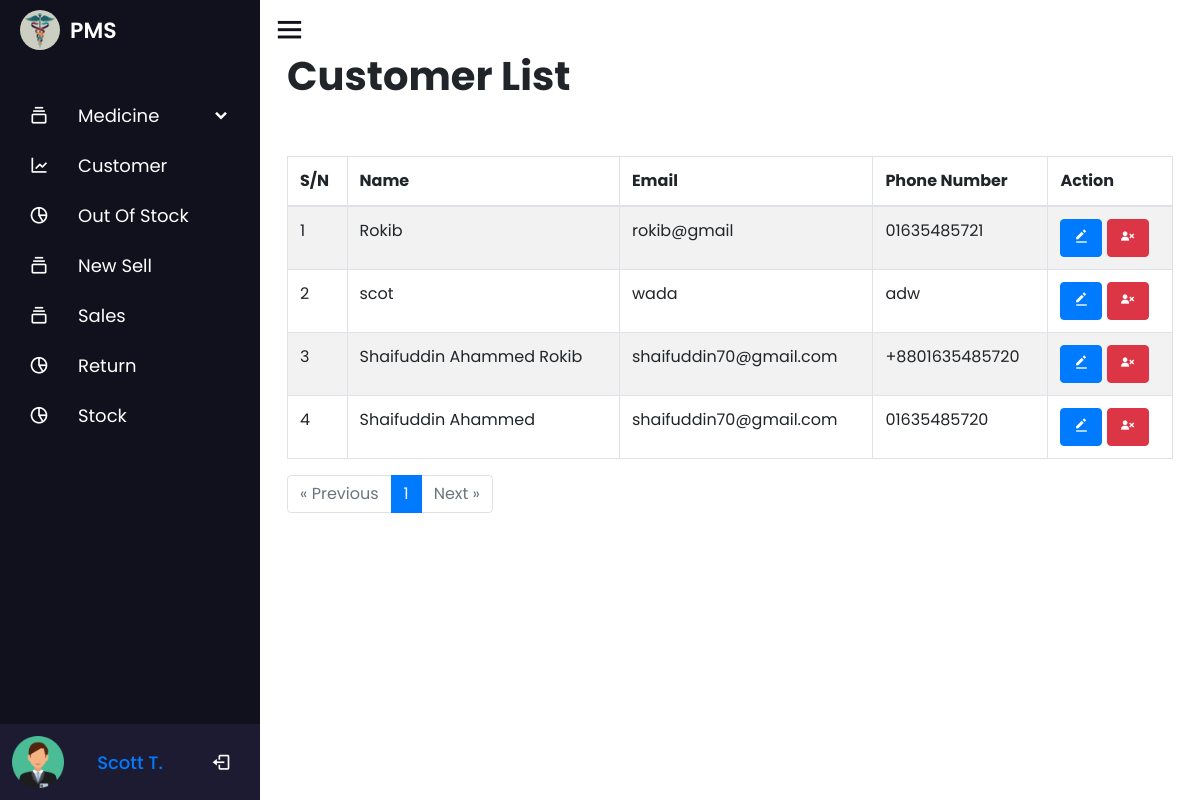
/customer.php (signed in), run on an earlier commit of the app's database.
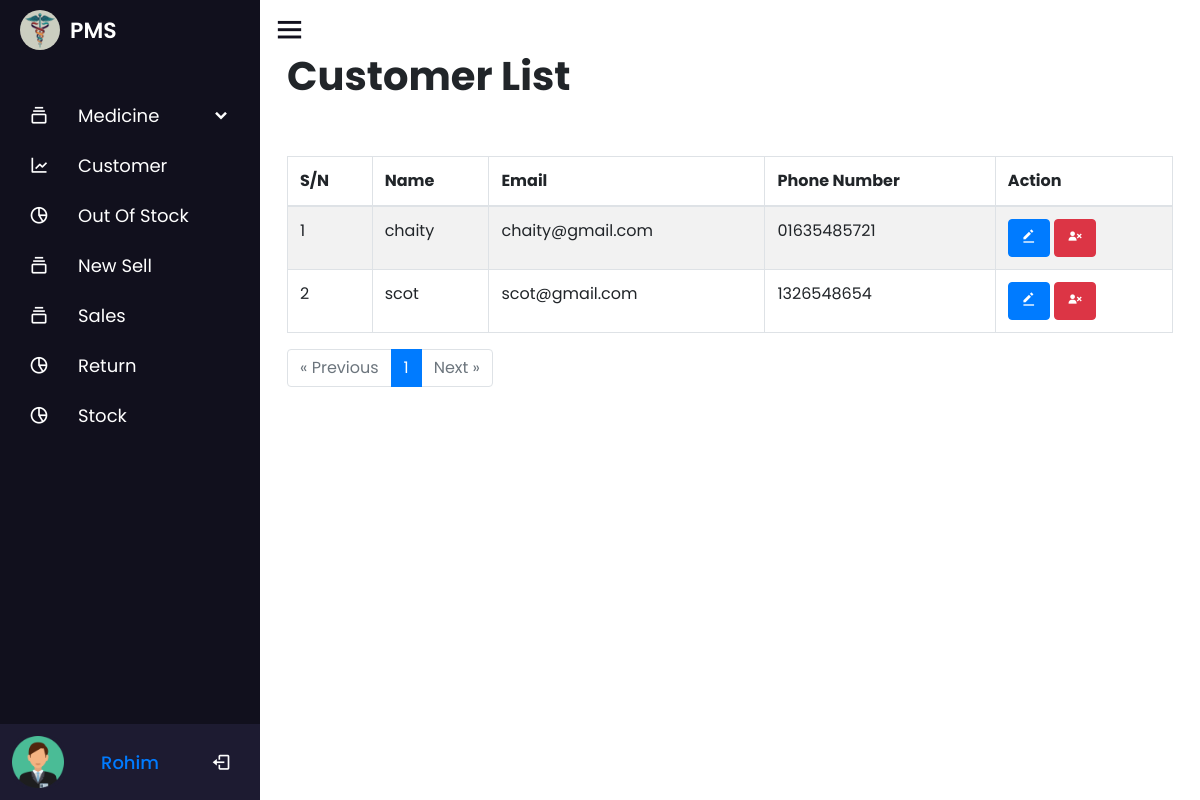
And on a later commit of the database.
### tables this page shows
CREATE TABLE `employee` (
  `id` int(100) NOT NULL COMMENT 'ID',
  `name` varchar(100) NOT NULL COMMENT 'Name',
  `number` int(100) NOT NULL COMMENT 'Number',
  `email` varchar(100) NOT NULL COMMENT 'Email',
  `password` varchar(100) NOT NULL,
  `role` int(10) NOT NULL,
  `date` timestamp NOT NULL DEFAULT current_timestamp()
);

CREATE TABLE `customer` (
  `customer_id` int(11) NOT NULL,
  `customer_name` varchar(100) NOT NULL,
  `customer_email` varchar(100) NOT NULL,
  `customer_number` varchar(100) NOT NULL,
  `date` timestamp NOT NULL DEFAULT current_timestamp()
);

### customer.php (the view, shortened to what the changed rows need)
<?php
include 'nav/nav.php';
$results_per_page = 10;
$offset = 0;
if (isset($_GET['page']) && is_numeric($_GET['page'])) {
    $page = $_GET['page'];
    $offset = ($page - 1) * $results_per_page;
} else {
    $page = 1;
}
$query = "SELECT * FROM customer LIMIT $offset, $results_per_page";
$data = mysqli_query($conn, $query);
$total_results_query = mysqli_query($conn, "SELECT COUNT(*) AS total FROM customer");
$total_results_row = mysqli_fetch_assoc($total_results_query);
$total_results = $total_results_row['total'];
$total_pages = ceil($total_results / $results_per_page);
?>
<div class="container">
    <div class="title">
        <h1 class="font-weight-bold">Customer List</h1>
    </div>
    <table id="zctb" class="display table table-striped table-bordered table-hover" cellspacing="0" width="100%">
        <thead>
            <tr>
                <th>S/N</th>
                <th>Name</th>
                <th>Email</th>
                <th>Phone Number</th>
                <th>Action</th>
            </tr>
        </thead>
        <tbody>
            <?php
            $c = $offset + 1;
            if ($total_results > 0) {
                while ($result = mysqli_fetch_assoc($data)) {
                    echo '
                    <tr>
                        <td>' . $c . '</td>
                        <td>' . $result['customer_name'] . '</td>
                        <td>' . $result['customer_email'] . '</td>
                        <td>' . $result['customer_number'] . '</td>
                        <td>
                            <a href="customer_update.php?updateid=' . $result['customer_id'] . '" class="text-light"><button class="btn btn-primary"><i class="bx bxs-edit-alt"></i></button></a>
                            <a href="customer.php?deleteid=' . $result['customer_id'] . '" class="text-light"><button class="btn btn-danger"><i class="bx bxs-user-x"></i></button></a>
                        </td>
                    </tr>';
                    $c++;
                }
            } else {
                echo "<tr><td colspan='5'>No records Found</td></tr>";
            }
            ?>
        </tbody>
    </table>
    <?php
    echo '<div class="pagination">';
    echo '<ul class="pagination">';
    for ($i = 1; $i <= $total_pages; $i++) {
        if ($i == $page) {
            echo '<li class="page-item active"><span class="page-link">' . $i . '</span></li>';
        } else {
            echo '<li class="page-item"><a class="page-link" href="?page=' . $i . '">' . $i . '</a></li>';
        }
    }
    echo '</ul>';
    echo '</div>';
    include 'nav/footer.php';
    ?>

### nav/nav.php (shortened to what the changed rows need)
<?php
$db = new dbObj();
$conn =  $db->getConnstring();
$c = 0;
$p = 0;
?>
<!DOCTYPE html>
<html lang="en" dir="ltr">
<head>
  <link rel="stylesheet" href="nav/style.css">
  <link rel="stylesheet" href="css/bootstrap.min.css">
  <link rel="stylesheet" href="https://unicons.iconscout.com/release/v4.0.0/css/line.css">
  <link href='https://unpkg.com/boxicons@2.0.7/css/boxicons.min.css' rel='stylesheet'>
  <link rel="stylesheet" href="https://unicons.iconscout.com/release/v4.0.8/css/line.css">
  <link rel="stylesheet" href="https://cdnjs.cloudflare.com/ajax/libs/font-awesome/4.7.0/css/font-awesome.min.css">
  <link rel="stylesheet" href="//code.jquery.com/ui/1.13.2/themes/base/jquery-ui.css">
</head>
<body>
  <div class="sidebar">
    <?php
        if (isset($_SESSION['admin'])) {
            echo '
            <ul class="nav-links">
            <li>
                <a href="dashboard.php">
                <i class="bx bx-grid-alt"></i>
                <span class="link_name">Dashboard</span>
                </a>
                <ul class="sub-menu blank">
                <li><a class="link_name" href="dashboard.php">Dashboard</a></li>
                </ul>
            </li>
            <li>
                <a href="purchase_request.php">
                <i class="bx bx-grid-alt"></i>
                <span class="link_name">Purchase Request</span>';
                if ($p != 0) {
                    echo '<span style="position: absolute; top: -0.1px;left: 235px;padding: 0.1px 9px;border-radius: 50%;background: red;color: white;">' . $p . '</span>';
                }
            echo '</a>
                <ul class="sub-menu blank">
                <li><a class="link_name" href="purchase_request.php">Purchase Request</a></li>
                </ul>
            </li>
            <li>
                <div class="iocn-link">
                <a href="medicine_details.php">
                    <i class="bx bx-collection"></i>
                    <span class="link_name">Medicine</span>
                </a>
                <i class="bx bxs-chevron-down arrow"></i>
                </div>
                <ul class="sub-menu">
                <li><a class="link_name" href="medicine_details.php">Medicine</a></li>
                <li><a href="catagory.php">Catagory</a></li>
                <li><a href="brand.php">Brand</a></li>
                <li><a href="generic.php">Generic</a></li>
                </ul>
            </li>
            <li>
            <a href="customer.php">
              <i class="bx bx-line-chart"></i>
              <span class="link_name">Customer</span>
            </a>
            <ul class="sub-menu blank">
              <li><a class="link_name" href="customer.php">Customer</a></li>
            </ul>
          </li>
          <li>
            <a href="employee.php">
              <i class="bx bx-pie-chart-alt-2"></i>
              <span class="link_name">Employee</span>
            </a>
            <ul class="sub-menu blank">
              <li><a class="link_name" href="employee.php">Employee</a></li>
            </ul>
          </li>
          <li>
            <a href="outofstock.php">
              <i class="bx bx-pie-chart-alt-2"></i>
              <span class="link_name">Out Of Stock</span>';
                        if ($c != 0) echo '
                            <span style="position: absolute; top: -0.1px;left: 160px;padding: 0.1px 9px;border-radius: 50%;background: red;color: white;margin-left:40px;">
                            ' . $c . '</span>' ;
           echo' </a>
            <ul class="sub-menu blank">
              <li><a class="link_name" href="add_order.php">Out Of Stock</a></li>
            </ul>
          </li>
          <li>
            <div class="iocn-link">
              <a href="add_order.php">
                <i class="bx bx-collection"></i>
                <span class="link_name">New Sell</span>
              </a>
            </div>
          </li>
          <li>
            <div class="iocn-link">
              <a href="invoices.php">
                <i class="bx bx-collection"></i>
                <span class="link_name">Sales</span>
              </a>
            </div>
          </li>
          <li>
            <a href="return.php">
              <i class="bx bx-pie-chart-alt-2"></i>
              <span class="link_name">Return</span>
            </a>
            <ul class="sub-menu blank">
              <li><a class="link_name" href="return.php">Return</a></li>
            </ul>
          </li>
          <li>
            <a href="stock.php">
              <i class="bx bx-pie-chart-alt-2"></i>
              <span class="link_name">Stock</span>
            </a>
            <ul class="sub-menu blank">
              <li><a class="link_name" href="stock.php">Stock</a></li>
            </ul>
          </li>
          <li>
            ';
        }
        else if ($_SESSION['stuff']) {
          echo '
          <ul class="nav-links">
          <li>
              <div class="iocn-link">
              <a href="medicine_details.php">
                  <i class="bx bx-collection"></i>
                  <span class="link_name">Medicine</span>
              </a>
              <i class="bx bxs-chevron-down arrow"></i>
              </div>
              <ul class="sub-menu">
              <li><a class="link_name" href="medicine_details.php">Medicine</a></li>
              <li><a href="catagory.php">Catagory</a></li>
              <li><a href="brand.php">Brand</a></li>
              <li><a href="generic.php">Generic</a></li>
              </ul>
          </li>
          <li>
          <a href="customer.php">
            <i class="bx bx-line-chart"></i>
            <span class="link_name">Customer</span>
          </a>
          <ul class="sub-menu blank">
            <li><a class="link_name" href="customer.php">Customer</a></li>
          </ul>
        </li>
        <li>
          <a href="outofstock.php">
            <i class="bx bx-pie-chart-alt-2"></i>
            <span class="link_name">Out Of Stock</span>';
         echo' </a>
          <ul class="sub-menu blank">
            <li><a class="link_name" href="add_order.php">Out Of Stock</a></li>
          </ul>
        </li>
        <li>
          <div class="iocn-link">
            <a href="add_order.php">
              <i class="bx bx-collection"></i>
              <span class="link_name">New Sell</span>
            </a>
          </div>
        </li>
        <li>
          <div class="iocn-link">
            <a href="invoices.php">
              <i class="bx bx-collection"></i>
              <span class="link_name">Sales</span>
            </a>
          </div>
        </li>
        <li>
          <a href="return.php">
            <i class="bx bx-pie-chart-alt-2"></i>
            <span class="link_name">Return</span>
          </a>
          <ul class="sub-menu blank">
            <li><a class="link_name" href="return.php">Return</a></li>
          </ul>
        </li>
        <li>
          <a href="stock.php">
            <i class="bx bx-pie-chart-alt-2"></i>
            <span class="link_name">Stock</span>
          </a>
          <ul class="sub-menu blank">
            <li><a class="link_name" href="stock.php">Stock</a></li>
          </ul>
        </li>
        <li>
          ';
        }
        ?>
        <div class="profile-details">
          <div class="name-job">
            <div class="profile_name"><a class="link_name" href="profile.php"><?php
                                      $query = mysqli_query($conn, "SELECT * FROM `employee` WHERE `id`='$_SESSION[eid]'");
                                      $fetch = mysqli_fetch_array($query);
                                      echo $fetch['name'];
                                      ?></a></div>
          </div>
        </div>
      </li>
    </ul>
  </div>
  <section class="home-section">

What changed in the data, as far as the page shows it:
removed customer: customer_name "Shaifuddin Ahammed Rokib", customer_email "shaifuddin70@gmail.com", customer_number "+8801635485720"
removed customer: customer_name "Shaifuddin Ahammed", customer_email "shaifuddin70@gmail.com", customer_number "01635485720"
changed employee: name "Scott T." → "Rohim"
changed customer: customer_name "Rokib" → "chaity"; customer_email "rokib@gmail" → "chaity@gmail.com"
changed customer "scot": customer_email "wada" → "scot@gmail.com"; customer_number "adw" → "1326548654"
